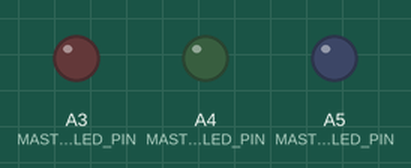
A sketch run on a simulated Arduino Nano, built with avr-gcc and run on an emulated ATmega328P. On the bench: output pins drawn as LEDs (lit = HIGH). Pins used as bus, display or sensor lines are not drawn; what the sketch prints to the serial monitor is not drawn.

Above: at 3.0 s.
Timing chart, 0 to 4.5 s (numbered marks = the images above):
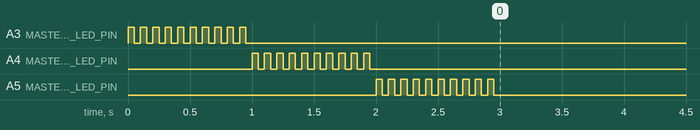

The sketch:

Master3Slaves.ino
```cpp
#include <SPI.h>
#include "Config.h"

char buffer [100] = { 0 };
volatile byte pos;
volatile bool processIt;

void setup () {
	Serial.begin ( 115200 );

	pinMode ( SCK, OUTPUT );
	pinMode ( MOSI, OUTPUT );
	pinMode ( SS, OUTPUT );

	digitalWrite ( SCK, LOW );
	digitalWrite ( MOSI, LOW );
	digitalWrite ( SS, HIGH );

#if ROLE_IS_MASTER

	//	Configure pins that connect to slaves
	pinMode ( MASTER_CS_RED_PIN, OUTPUT );
	pinMode ( MASTER_CS_GREEN_PIN, OUTPUT );
	pinMode ( MASTER_CS_BLUE_PIN, OUTPUT );

	pinMode ( MASTER_RED_LED_PIN, OUTPUT );
	pinMode ( MASTER_GREEN_LED_PIN, OUTPUT );
	pinMode ( MASTER_BLUE_LED_PIN, OUTPUT );

	flashPin ( MASTER_RED_LED_PIN );
	flashPin ( MASTER_GREEN_LED_PIN );
	flashPin ( MASTER_BLUE_LED_PIN );

	delay ( 500 );

	digitalWrite ( MASTER_CS_RED_PIN, HIGH );
	digitalWrite ( MASTER_CS_GREEN_PIN, HIGH );
	digitalWrite ( MASTER_CS_BLUE_PIN, HIGH );

	SPI.begin ();

	Serial.println ( F ( "Enter something..." ) );

#else
	SPCR != bit ( SPE );
	pinMode ( MISO, OUTPUT );

#if ROLE_IS_SLAVE_RED
	pinMode ( SLAVE_RED_CS_PIN, OUTPUT );
	pinMode ( SLAVE_RED_LED_PIN, OUTPUT );

	flashPin ( SLAVE_RED_CS_PIN );
	flashPin ( SLAVE_RED_LED_PIN );

#elif ROLE_IS_SLAVE_GREEN

	pinMode ( SLAVE_GREEN_CS_PIN, OUPUT );
	pinMode ( SLAVE_GREEN_LED_PIN, OUPUT );
	flashPin ( SLAVE_GREEN_CS_PIN );
	flashPin ( SLAVE_GREEN_LED_PIN );

#elif ROLE_IS_SLAVE_BLUE

	pinMode ( SLAVE_BLUE_CS_PIN, OUPUT );
	pinMode ( SLAVE_BLUE_LED_PIN, OUPUT );
	flashPin ( SLAVE_BLUE_CS_PIN );
	flashPin ( SLAVE_BLUE_LED_PIN );

#endif /* ROLE */

	pos = 0;
	processIt = false;
	SPI.attachInterrupt ();
#endif /* MASTER */
}

void flashPin ( int pin ) {
	digitalWrite ( pin, LOW );
	for (int i = 0; i < FLASH_TIMES; i++) {
		digitalWrite ( pin, HIGH );
		delay ( FLASH_DURATION );
		digitalWrite ( pin, LOW );
		delay ( FLASH_DURATION );
	}
}

void loop () {
#if ROLE_IS_MASTER
	int len = commandWaiting ();
	if (len > 0) {
		digitalWrite ( SS, LOW );
		int index = 0;
		while (index < len) {
			SPI.transfer( buffer [index++] );
		}
		digitalWrite ( SS, HIGH );
	}
#else
	if (processIt) {
		buffer [pos] = 0;
		Serial.print ( F ( "RCVD: [" ) );
		Serial.print ( buffer );
		Serial.println ( F ( "]" ) );
		pos = 0;
		processIt = false;
	}
#endif /* ROLE */
}

int commandWaiting () {
	if (!Serial.available ()) return 0;

	clearCommandBuffer ();

	int index = 0;
	while (Serial.available ()) {
		char data = (char) Serial.read ();
		buffer [index++] = data;
		//		buffer [index] = 0x00;
		if (index == 100) {
			return 100;
		}
	}
	return index;
}

void clearCommandBuffer () {
	for (int i = 0; i < 100; i++) { buffer [i] = 0x00; }
}

ISR ( SPI_SC_vect ) {
	byte c = SPDR;		// Grab byte from SPI Data Register
	if (pos < ( sizeof ( buffer ) - 1 )) {
		buffer [pos++] = c;
	}

	if (c == '\n') {
		processIt = true;
	}
}
```

Config.h
```cpp
#pragma once

#define SCK						13
#define MISO					12
#define MOSI					11
#define SS						10
#define SLAVE_SELECT			SS

#define SLAVE_READY				9
#define DATA_OUT				MOSI
#define DATA_IN					MISO

#define DELAY_100NS				do { asm volatile("nop"); } while (0);
#define DELAY_SPI(X)			{int ii=0; do {asm volatile("nop"); } while (++ii<X); }

#define ROLE_IS_MASTER			true
#define ROLE_IS_SLAVE_RED		false
#define ROLE_IS_SLAVE_GREEN		false
#define ROLE_IS_SLAVE_BLUE		false

#define MASTER_CS_RED_PIN		4
#define MASTER_CS_GREEN_PIN		5
#define MASTER_CS_BLUE_PIN		6
#define MASTER_RED_LED_PIN		A3
#define MASTER_GREEN_LED_PIN	A4
#define MASTER_BLUE_LED_PIN		A5

#define SLAVE_RED_CS_PIN		3
#define SLAVE_RED_LED_PIN		8

#define SLAVE_BLUE_CS_PIN		3
#define SLAVE_BLUE_LED_PIN		8

#define SLAVE_GREEN_CS_PIN		3
#define SLAVE_GREEN_LED_PIN		8

#define FLASH_TIMES				10
#define FLASH_DURATION			50
```
